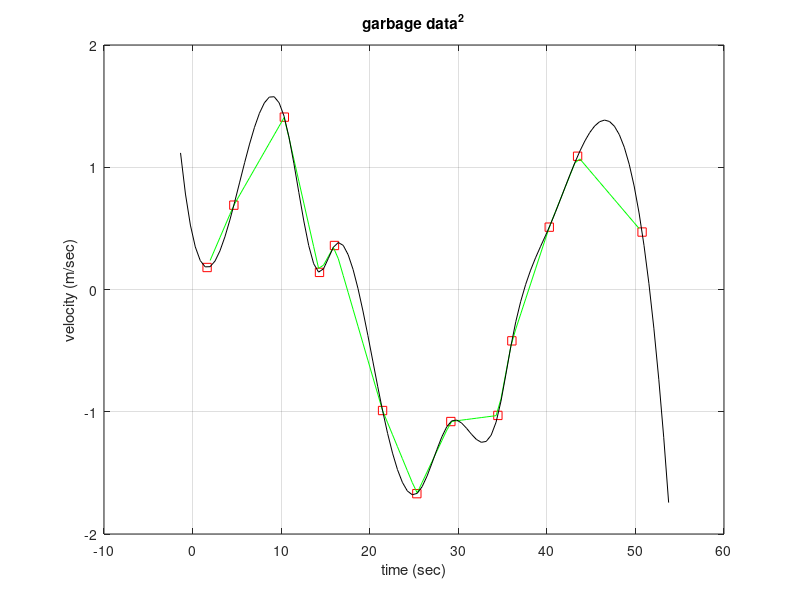
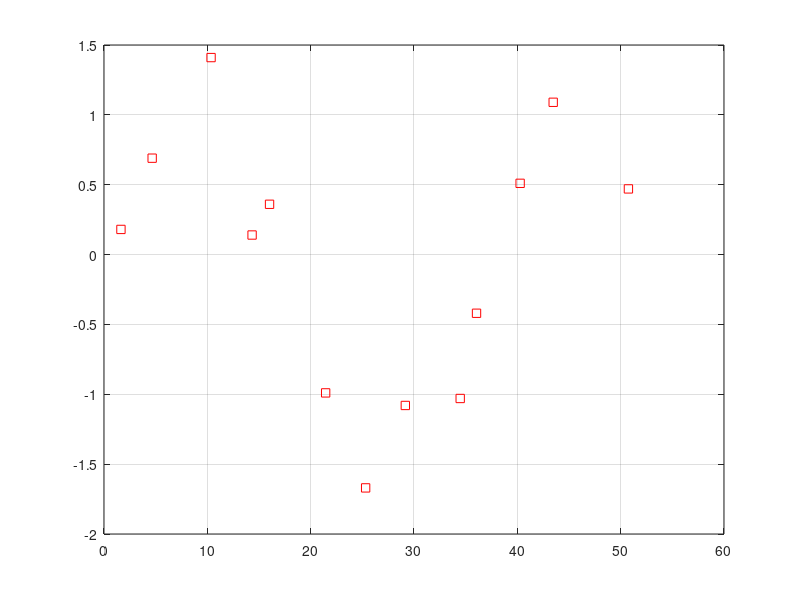

MATLAB code for these plots, in order:
%%%
% File: Lect_29_Num_Methods.m
%%%
%
%   TA Hiring Begins
%
%   CONCEPTS
%   - numerical methods
%	Create some fake experimental data:
%	measurements of velocity (v) against time (t)
%
clear
clear global
clc
close all

v =[ 0.18 0.69 1.41 0.14 0.36 -0.99 -1.67 ...
    -1.08 -1.03 -0.42 0.51 1.09 0.47];
t =[ 1.64 4.66 10.36 14.33 16.02 21.45 25.32 ...
    29.16 34.47 36.05 40.27 43.47 50.75];
plot(t, v, 'rs')
% interpolation
% - linear
ts = linspace(t(1) - 3, t(end) + 3);
vs = interp1(t, v, ts);
hold on
plot(ts, vs, 'g')
% - spline
vs = spline(t, v, ts);
plot(ts, vs, 'k')
grid on
title('garbage data^2')
xlabel('time (sec)')
ylabel('velocity (m/sec)')

figure
plot(t, v, 'rs')
grid on

%%%
%   IMPLEMENTATION
%   - interpolation - when there is not enough data

%   - polynomial fitting - when the data are noisy
%   - differentiation / integration - changing the nature of the plots